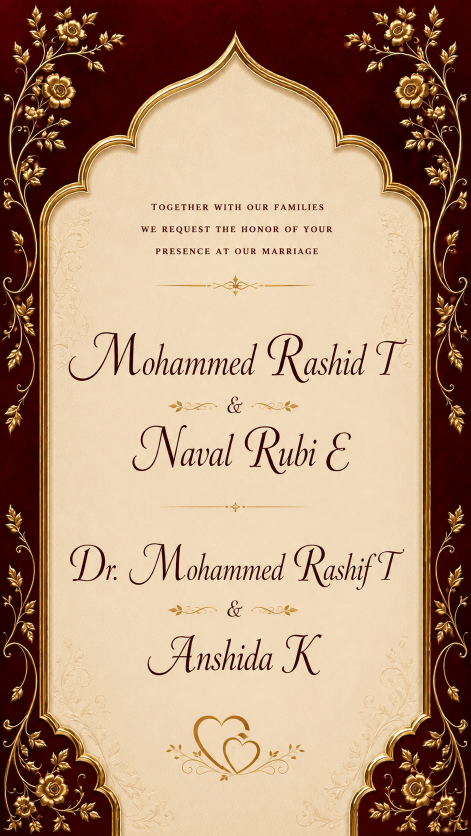
#> input picture assets/images/1.png, 941 x 1672 px, found by its file name (shown at 1/2 size)
$ python create_clean_arch.py
#> lines starting #> are read from the running program, lines starting #| are printed output that depends on the picture
from PIL import Image, ImageDraw, ImageFilter

im1 = Image.open(r"C:\Users\ACM\.gemini\antigravity-ide\scratch\nikkah-invitation\assets\images\1.png").convert("RGBA")
im3 = Image.open(r"C:\Users\ACM\.gemini\antigravity-ide\scratch\nikkah-invitation\assets\images\3.png").convert("RGBA")
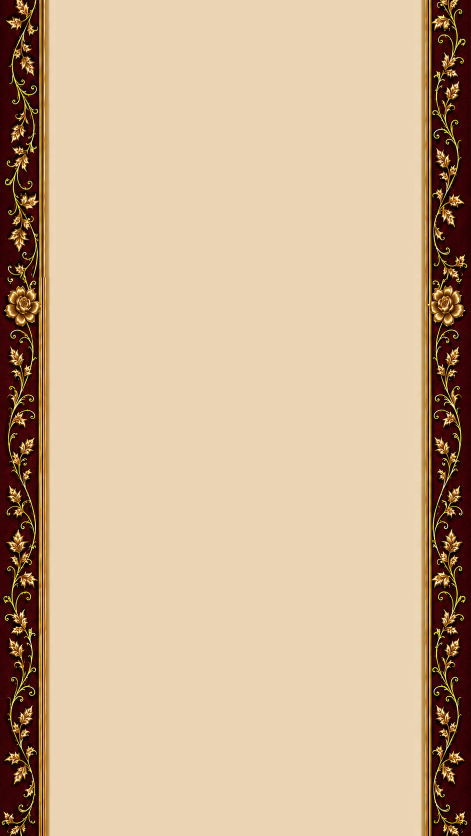
#> input picture assets/images/3.png, 941 x 1672 px, found by its file name (shown at 1/2 size)

arch_points = [
    (470, 110),
    (410, 160), (350, 210), (285, 235),
    (245, 225), (195, 275), (155, 345), (128, 420),
    (128, 1430),
    (150, 1455), (200, 1455), (470, 1455), (740, 1455), (790, 1455),
    (814, 1430),
    (814, 420),
    (787, 345), (747, 275), (697, 225),
    (657, 235), (592, 210), (532, 160)
]

mask = Image.new("L", im1.size, 0)
#> mask: PIL image 941x1672 L; every value is 0
draw = ImageDraw.Draw(mask)
draw.polygon(arch_points, fill=255)

mask = mask.filter(ImageFilter.GaussianBlur(6))
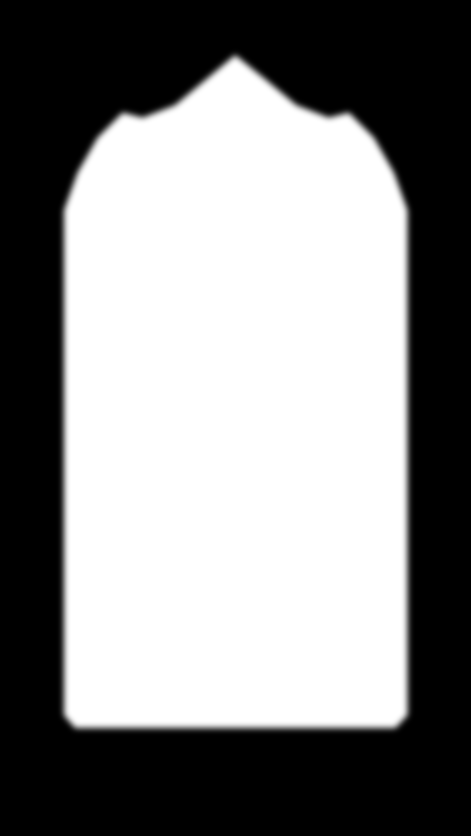
#> mask: PIL image 941x1672 L (shown at 1/2 size); min 0, max 255, mean 136.6

clean_im = Image.composite(im3, im1, mask)
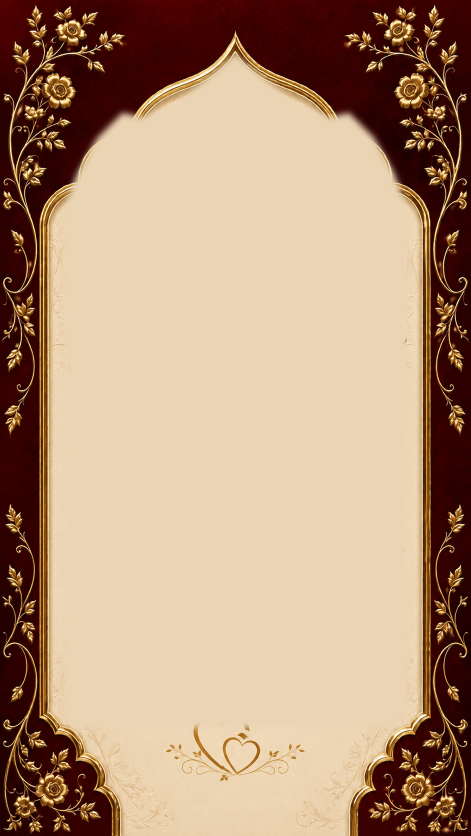
#> clean_im: PIL image 941x1672 RGBA (shown at 1/2 size); mean R, G, B, A 180.4, 149, 121.3, 255
clean_im.save(r"C:\Users\ACM\.gemini\antigravity-ide\scratch\nikkah-invitation\assets\images\1_clean.png")
print("Saved flawless 1_clean.png!")
